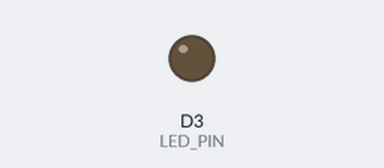
A sketch run on a simulated ESP8266 (NodeMCU). Shown: output pins drawn as LEDs (lit = HIGH). WiFi joins after 1.5 s; servers stay silent unless stated; uploads are accepted with an empty reply; what the sketch prints to the serial monitor is not drawn.

Above: at 0.1 s.
At 4.6 s:
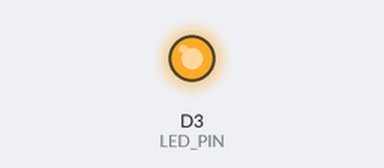
Timing chart, 0 to 6.2 s (numbered marks = the images above):
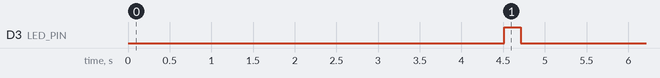

The sketch:

GarrageDoorStatusCheck.ino
```cpp
#define ARDUINOJSON_ENABLE_PROGMEM 0
#define LED_PIN D3

#include <ESP8266WiFi.h>
#include <ESP8266HTTPClient.h>
#include <WiFiClientSecure.h>
#include <ArduinoJson.h>

// WIfi Settings
const char* ssid = "XXXX";
const char* password = "XXXX";
char* homeIpAddress;

unsigned long currentMillis = millis(), previousMillis = millis();
unsigned long timerDelay = 300000;

const uint8_t fingerprint[40] = {0x4f, 0x32, 0xcb, 0x4e, 0xbc, 0xdc, 0x7f, 0x19, 0xfd, 0x7e, 0x1f, 0xaf, 0x64, 0x01, 0x30, 0x5f, 0xe0, 0x9b, 0x21, 0xc6};
const char* host = "api.myqdevice.com";


void setup() {

  pinMode(LED_PIN, OUTPUT);
  digitalWrite(LED_PIN, LOW);

  Serial.begin(115200);
  Serial.setDebugOutput(true);
  WiFi.disconnect();
  delay(10);

  WiFi.mode(WIFI_STA);
  WiFi.begin(ssid, password);

  while (WiFi.status() != WL_CONNECTED)
  {
    delay(500);
    Serial.print(".");
  }

  Serial.println("Server Started");
  Serial.println(WiFi.localIP());

  delay(3000);
  digitalWrite(LED_PIN, HIGH);
  CheckDoorStatus();
  delay(2000);
}

void loop() {

  currentMillis = millis();
  if (WiFi.status() == WL_CONNECTED)
  {
    if ( (currentMillis - previousMillis) > timerDelay ) {
      previousMillis = currentMillis;
      CheckDoorStatus();
    }
  }
  else
  {
    error();
    delay(2000);
  }
}

void CheckDoorStatus()
{
  WiFiClientSecure client;
  client.setFingerprint(fingerprint);

  String requestData = "{\"Username\": \"XXXXX\",\"Password\": \"XXXXX\"}";

  String loginStr = ExecuteMyQApi(client,"POST","/api/v5/login","",requestData, 500);

  DynamicJsonDocument doc(300);
  deserializeJson(doc, loginStr);
  JsonObject loginRes = doc.as<JsonObject>();
  String token = loginRes[String("SecurityToken")];

  Serial.println("LoginToken:" + token);

  if(loginRes && token != "null" )
  {
     String deviceStr = ExecuteMyQApi(client,"GET","/api/v5.1/Accounts/<AccountId>/Devices",token,"", 1024);

     DynamicJsonDocument doc1(1024);
     deserializeJson(doc1, deviceStr);
     JsonObject deviceStatus = doc1.as<JsonObject>();

    if(deviceStatus)
    {
      JsonObject item = deviceStatus["items"][0];
      JsonObject state = item["state"];
      String doorStatus = state["door_state"];

      if(doorStatus == "closed")
      {
        Serial.println("Door Status : " + doorStatus);
        blinkLed(false);
      }
      else
      {
        Serial.println("Door Status : " + doorStatus);
        blinkLed(true);
      }
    }
    else
    {
     error();
    }
  }
  else
  {
    error();
  }
  client.stop();
}

String ExecuteMyQApi(WiFiClientSecure client, char * method, String route, String token, String payload, int bufferSize)
{
  HTTPClient http;
  http.begin(client,host,443, route, true);
  http.addHeader("MyQApplicationId", "JVM/G9Nwih5BwKgNCjLxiFUQxQijAebyyg8QUHr7JOrP+tuPb8iHfRHKwTmDzHOu");
  http.addHeader("Content-Type", "application/json");
  http.addHeader("ApiVersion", "5.1");
  http.addHeader("User-Agent", "okhttp/3.10.0");
  http.addHeader("BrandId", "2");
  http.addHeader("Culture", "en");

  if(token.length() > 0)
  {
    http.addHeader("SecurityToken", token);
  }

  int httpResponseCode = -1;
  if(method == "GET")
  {
    httpResponseCode = http.GET();
  }
  else if(method == "POST")
  {
    httpResponseCode = http.POST(payload);
  }
  Serial.print("HTTP Response code: ");
  Serial.println(httpResponseCode);

  if (httpResponseCode > 0 ) {
      String payload = http.getString();
      Serial.println("Received payload:\n<<");
      Serial.println(payload);
      Serial.println(">>");
      return payload;
  }
  else {
    Serial.printf("[HTTP] POST... failed, error: %s\n", http.errorToString(httpResponseCode).c_str());
    error();
  }
  return "";
  http.end();
}


void error()
{
  digitalWrite(LED_PIN, LOW);
}
void blinkLed(bool closed)
{
  if(closed)
  {
    for(int i=0;i<50;i++)
    {
      digitalWrite(LED_PIN, HIGH);
      delay(100);
      digitalWrite(LED_PIN, LOW);
      delay(100);
    }
  }
  digitalWrite(LED_PIN, HIGH);
}
```
